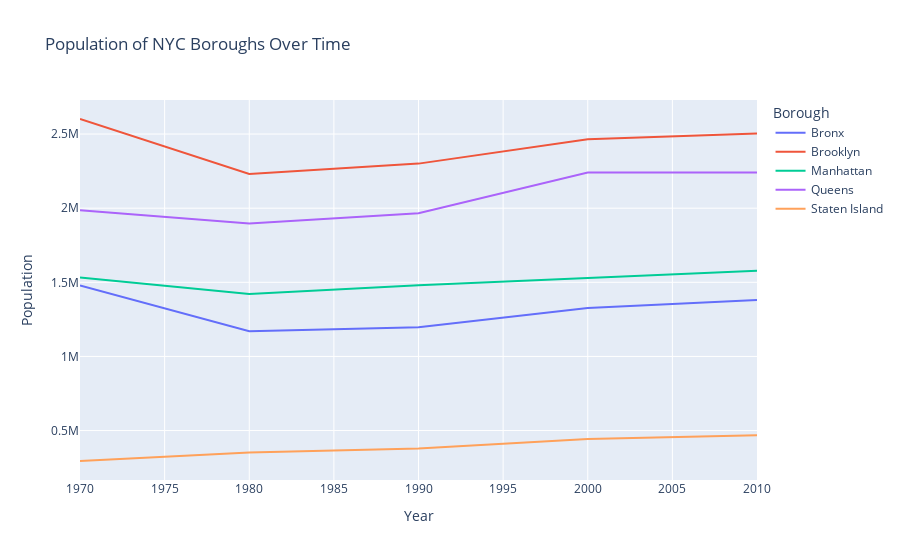

Write notebook code for a chart like this one.
### Markdown cell above
## Step 3

Starting with the same dataset, create a line chart of the population over time for each Borough. There should be one line for each.

### Code cell
borough_pop = (
    populations
    .groupby(["Borough", "year"], as_index=False)["population"]
    .sum()
)

figure = px.line(
    borough_pop,
    x="year",
    y="population",
    color="Borough",
    title="Population of NYC Boroughs Over Time",
    labels={
        "year": "Year",
        "population": "Population",
        "Borough": "Borough"
    }
)

figure.show()

### Figure 1 — Plotly figure (JSON) as saved in the notebook; plotly's stock layout.template omitted (floating-point values rounded to 4 significant figures)
{"data": [{"hovertemplate": "Borough=Bronx<br>Year=%{x}<br>Population=%{y}<extra></extra>", "legendgroup": "Bronx", "line": {"color": "#636efa", "dash": "solid"}, "marker": {"symbol": "circle"}, "mode": "lines", "name": "Bronx", "orientation": "v", "showlegend": true, "type": "scatter", "x": [1970, 1980, 1990, 2000, 2010], "xaxis": "x", "y": [1478524, 1170349, 1197420, 1327454, 1380697], "yaxis": "y"}, {"hovertemplate": "Borough=Brooklyn<br>Year=%{x}<br>Population=%{y}<extra></extra>", "legendgroup": "Brooklyn", "line": {"color": "#EF553B", "dash": "solid"}, "marker": {"symbol": "circle"}, "mode": "lines", "name": "Brooklyn", "orientation": "v", "showlegend": true, "type": "scatter", "x": [1970, 1980, 1990, 2000, 2010], "xaxis": "x", "y": [2601668, 2230849, 2300650, 2465299, 2504609], "yaxis": "y"}, {"hovertemplate": "Borough=Manhattan<br>Year=%{x}<br>Population=%{y}<extra></extra>", "legendgroup": "Manhattan", "line": {"color": "#00cc96", "dash": "solid"}, "marker": {"symbol": "circle"}, "mode": "lines", "name": "Manhattan", "orientation": "v", "showlegend": true, "type": "scatter", "x": [1970, 1980, 1990, 2000, 2010], "xaxis": "x", "y": [1532399, 1421260, 1479844, 1529357, 1577385], "yaxis": "y"}, {"hovertemplate": "Borough=Queens<br>Year=%{x}<br>Population=%{y}<extra></extra>", "legendgroup": "Queens", "line": {"color": "#ab63fa", "dash": "solid"}, "marker": {"symbol": "circle"}, "mode": "lines", "name": "Queens", "orientation": "v", "showlegend": true, "type": "scatter", "x": [1970, 1980, 1990, 2000, 2010], "xaxis": "x", "y": [1985995, 1896401, 1965471, 2240510, 2241021], "yaxis": "y"}, {"hovertemplate": "Borough=Staten Island<br>Year=%{x}<br>Population=%{y}<extra></extra>", "legendgroup": "Staten Island", "line": {"color": "#FFA15A", "dash": "solid"}, "marker": {"symbol": "circle"}, "mode": "lines", "name": "Staten Island", "orientation": "v", "showlegend": true, "type": "scatter", "x": [1970, 1980, 1990, 2000, 2010], "xaxis": "x", "y": [294675, 351866, 378706, 442588, 467968], "yaxis": "y"}], "layout": {"legend": {"title": {"text": "Borough"}, "tracegroupgap": 0}, "title": {"text": "Population of NYC Boroughs Over Time"}, "xaxis": {"anchor": "y", "domain": [0, 1], "title": {"text": "Year"}}, "yaxis": {"anchor": "x", "domain": [0, 1], "title": {"text": "Population"}}}}
